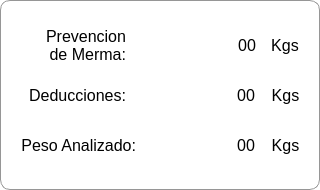
      <widget class="QFrame" name="frame_24">
       <property name="geometry">
        <rect>
         <x>695</x>
         <y>420</y>
         <width>320</width>
         <height>190</height>
        </rect>
       </property>
       <property name="styleSheet">
        <string notr="true">font: 16pt &quot;Bahnschrift&quot;;
border-width:1px;
border-color:rgb(150, 150, 150);
background:rgb(255, 255, 255);
border-style:solid;
border-radius:10px;</string>
       </property>
       <property name="frameShape">
        <enum>QFrame::StyledPanel</enum>
       </property>
       <property name="frameShadow">
        <enum>QFrame::Raised</enum>
       </property>
       <widget class="QLabel" name="Liq_Dedc_Merma">
        <property name="geometry">
         <rect>
          <x>30</x>
          <y>20</y>
          <width>101</width>
          <height>51</height>
         </rect>
        </property>
        <property name="styleSheet">
         <string notr="true">font:16px;
border-radius:0px;
background:transparent;
border-color: transparent;</string>
        </property>
        <property name="text">
         <string>Prevencion 
de Merma:</string>
        </property>
        <property name="alignment">
         <set>Qt::AlignRight|Qt::AlignTrailing|Qt::AlignVCenter</set>
        </property>
       </widget>
       <widget class="QLabel" name="Liq_Dedc_Deducciones">
        <property name="geometry">
         <rect>
          <x>10</x>
          <y>80</y>
          <width>121</width>
          <height>31</height>
         </rect>
        </property>
        <property name="styleSheet">
         <string notr="true">font:16px;
border-radius:0px;
background:transparent;
border-color: transparent;</string>
        </property>
        <property name="text">
         <string>Deducciones:</string>
        </property>
        <property name="alignment">
         <set>Qt::AlignRight|Qt::AlignTrailing|Qt::AlignVCenter</set>
        </property>
       </widget>
       <widget class="QLabel" name="Liq_Dedc_Analizado">
        <property name="geometry">
         <rect>
          <x>0</x>
          <y>130</y>
          <width>141</width>
          <height>31</height>
         </rect>
        </property>
        <property name="styleSheet">
         <string notr="true">font:16px;
border-radius:0px;
background:transparent;
border-color: transparent;</string>
        </property>
        <property name="text">
         <string>Peso Analizado:</string>
        </property>
        <property name="alignment">
         <set>Qt::AlignRight|Qt::AlignTrailing|Qt::AlignVCenter</set>
        </property>
       </widget>
       <widget class="QLabel" name="Liq_Dedc_Merma_edit">
        <property name="geometry">
         <rect>
          <x>160</x>
          <y>30</y>
          <width>101</width>
          <height>31</height>
         </rect>
        </property>
        <property name="styleSheet">
         <string notr="true">font:16px;
border-radius:0px;
background:transparent;
border-color: transparent;</string>
        </property>
        <property name="text">
         <string>00</string>
        </property>
        <property name="alignment">
         <set>Qt::AlignRight|Qt::AlignTrailing|Qt::AlignVCenter</set>
        </property>
       </widget>
       <widget class="QLabel" name="Liq_Dedc_Deducciones_edit">
        <property name="geometry">
         <rect>
          <x>160</x>
          <y>80</y>
          <width>100</width>
          <height>31</height>
         </rect>
        </property>
        <property name="styleSheet">
         <string notr="true">font:16px;
border-radius:0px;
background:transparent;
border-color: transparent;</string>
        </property>
        <property name="text">
         <string>00</string>
        </property>
        <property name="alignment">
         <set>Qt::AlignRight|Qt::AlignTrailing|Qt::AlignVCenter</set>
        </property>
       </widget>
       <widget class="QLabel" name="Liq_Dedc_Analizado_edit">
        <property name="geometry">
         <rect>
          <x>160</x>
          <y>130</y>
          <width>100</width>
          <height>31</height>
         </rect>
        </property>
        <property name="styleSheet">
         <string notr="true">font:16px;
border-radius:0px;
background:transparent;
border-color: transparent;</string>
        </property>
        <property name="text">
         <string>00</string>
        </property>
        <property name="alignment">
         <set>Qt::AlignRight|Qt::AlignTrailing|Qt::AlignVCenter</set>
        </property>
       </widget>
       <widget class="QLabel" name="kgs_5">
        <property name="geometry">
         <rect>
          <x>260</x>
          <y>30</y>
          <width>50</width>
          <height>31</height>
         </rect>
        </property>
        <property name="styleSheet">
         <string notr="true">font:16px;
border-radius:0px;
background:transparent;
border-color: transparent;</string>
        </property>
        <property name="text">
         <string>Kgs</string>
        </property>
        <property name="alignment">
         <set>Qt::AlignCenter</set>
        </property>
       </widget>
       <widget class="QLabel" name="kgs_6">
        <property name="geometry">
         <rect>
          <x>260</x>
          <y>80</y>
          <width>51</width>
          <height>31</height>
         </rect>
        </property>
        <property name="styleSheet">
         <string notr="true">font:16px;
border-radius:0px;
background:transparent;
border-color: transparent;</string>
        </property>
        <property name="text">
         <string>Kgs</string>
        </property>
        <property name="alignment">
         <set>Qt::AlignCenter</set>
        </property>
       </widget>
       <widget class="QLabel" name="kgs_7">
        <property name="geometry">
         <rect>
          <x>260</x>
          <y>130</y>
          <width>51</width>
          <height>31</height>
         </rect>
        </property>
        <property name="styleSheet">
         <string notr="true">font:16px;
border-radius:0px;
background:transparent;
border-color: transparent;</string>
        </property>
        <property name="text">
         <string>Kgs</string>
        </property>
        <property name="alignment">
         <set>Qt::AlignCenter</set>
        </property>
       </widget>
      </widget>
